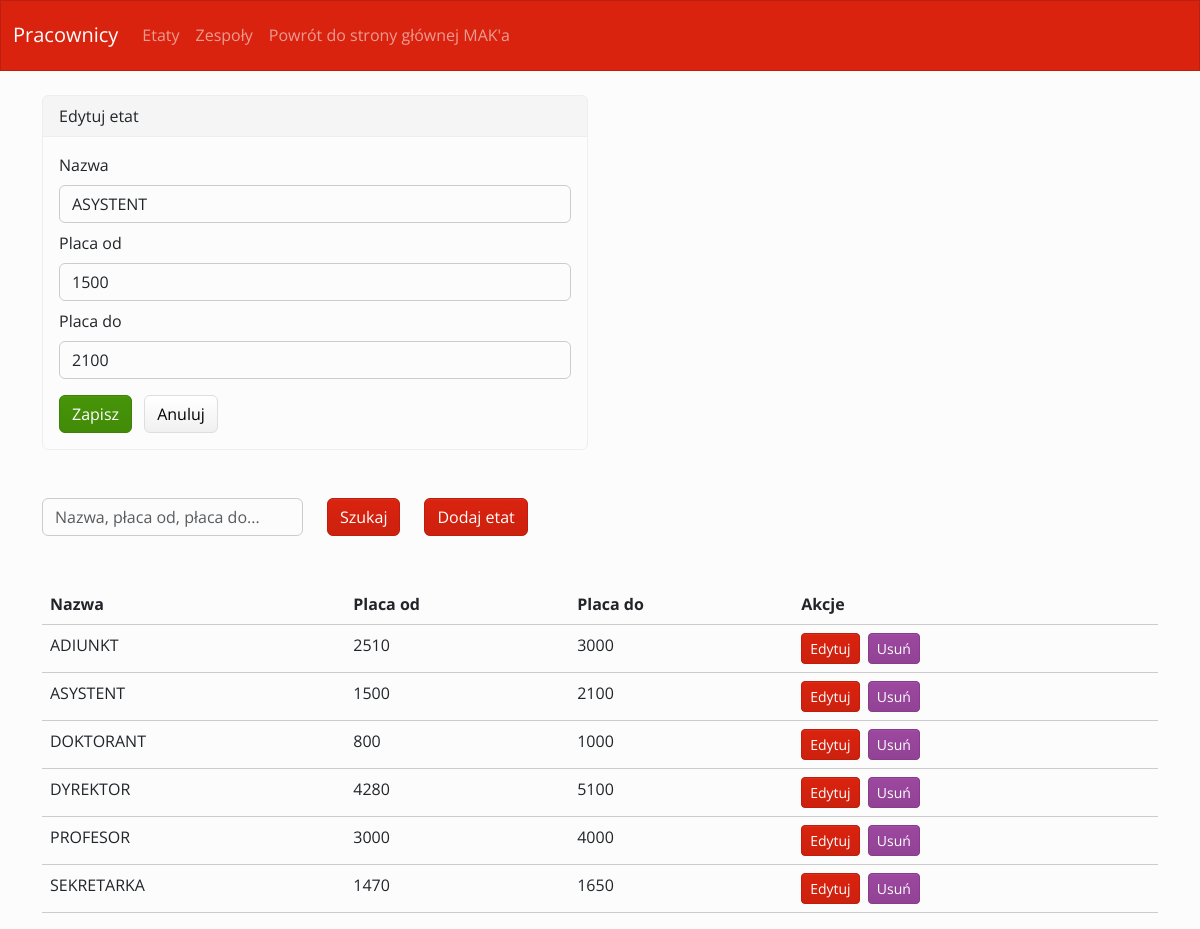
/etaty.php?edit=ASYSTENT, run on the app's committed database.
### tables this page shows
CREATE TABLE IF NOT EXISTS `etaty` (
  `NAZWA` varchar(15) NOT NULL,
  `PLACA_OD` float DEFAULT NULL,
  `PLACA_DO` float DEFAULT NULL,
  PRIMARY KEY (`NAZWA`)
);

### etaty.php (the view, shortened to what this page needs)
<?php
require_once 'database.php';
require_once 'functions.php';
$edit_row = null;
if (isset($_GET['edit'])) {
    $e = $pdo->prepare("SELECT * FROM etaty WHERE NAZWA = :nazwa");
    $e->execute([':nazwa' => $_GET['edit']]);
    $edit_row = $e->fetch(PDO::FETCH_ASSOC);
}
?>
<!doctype html>
<html lang="en">
<head>
    <link href="bootstrap/css/bootstrap.min.css" rel="stylesheet">
</head>
<body>
    <?php
    if(isset($_POST['submit']) && $_POST['search']!=''){
        $stmt = $pdo->prepare("SELECT * FROM etaty WHERE NAZWA LIKE :nazwa OR PLACA_OD LIKE :placa_od OR PLACA_DO LIKE :placa_do");
        $stmt -> bindValue(':nazwa', '%'.$_POST['search'].'%', PDO::PARAM_STR);
        $stmt -> bindValue(':placa_od', '%'.$_POST['search'].'%', PDO::PARAM_STR);
        $stmt -> bindValue(':placa_do', '%'.$_POST['search'].'%', PDO::PARAM_STR);
        $stmt->execute();
    }
    else{
        $stmt = $pdo->query('SELECT * FROM etaty');
    }
    ?>
    <div class="container">
        <?php if ($edit_row): ?>
        <div class="row my-4">
            <div class="col-md-6">
                <div class="card">
                    <div class="card-header">Edytuj etat</div>
                    <div class="card-body">
                        <form method="post" action="">
                            <div class="mb-2"><label class="form-label">Nazwa</label><input type="text" class="form-control" name="nazwa" value="<?= htmlspecialchars($edit_row['NAZWA']) ?>"></div>
                            <div class="mb-2"><label class="form-label">Placa od</label><input type="number" step="0.01" class="form-control" name="placa_od" value="<?= htmlspecialchars($edit_row['PLACA_OD']) ?>"></div>
                            <div class="mb-2"><label class="form-label">Placa do</label><input type="number" step="0.01" class="form-control" name="placa_do" value="<?= htmlspecialchars($edit_row['PLACA_DO']) ?>"></div>
                            <button type="submit" name="edit_submit" class="btn btn-success mt-2">Zapisz</button>
                            <a href="etaty.php" class="btn btn-secondary mt-2 ms-2">Anuluj</a>
                        </form>
                    </div>
                </div>
            </div>
        </div>
        <?php endif; ?>
        <form action="" method="post">
        <div class="row my-5">
            <div class="col-md-3">
                <input type="text" class="form-control" name="search" placeholder="Nazwa, płaca od, płaca do...">
            </div>
            <div class="col-auto">
                <input type="submit" class="btn btn-primary" name="submit" value="Szukaj">
            </div>
            <div class="col-auto">
                <a href="dodaj_etat.php" class="btn btn-primary">Dodaj etat</a>
            </div>
        </div>
        </form>
        <div class="row">
            <div class="col-12">
                <table class="table">
                    <thead>
                    <tr>
                        <th>Nazwa</th>
                        <th>Placa od</th>
                        <th>Placa do</th>
                        <th>Akcje</th>
                    </tr>
                    </thead>
                    <tbody>
                    <?php
                    foreach ($stmt as $row){
                        echo '<tr>';
                        echo '<td>'.$row['NAZWA'].'</td>';
                        echo '<td>'.$row['PLACA_OD'].'</td>';
                        echo '<td>'.$row['PLACA_DO'].'</td>';
                        echo '<td>
                            <a href="etaty.php?edit='.urlencode($row['NAZWA']).'" class="btn btn-sm btn-primary me-1">Edytuj</a>
                            <a href="etaty.php?delete='.urlencode($row['NAZWA']).'" class="btn btn-sm btn-danger" onclick="return confirm(\'Czy na pewno usunąć? Zastanów się dobrze...\')">Usuń</a>
                        </td>';
                        echo '</tr>';
                    }
                    ?>
                    </tbody>
                </table>
            </div>
        </div>
    </div>
</html>

### data on the page
etaty: nazwa "ASYSTENT", placa_od "1500", placa_do "2100", NAZWA "ASYSTENT", PLACA_OD "1500", PLACA_DO "2100"
etaty: NAZWA "ADIUNKT", PLACA_OD "2510", PLACA_DO "3000"
etaty: NAZWA "DOKTORANT", PLACA_OD "800", PLACA_DO "1000"
etaty: NAZWA "DYREKTOR", PLACA_OD "4280", PLACA_DO "5100"
etaty: NAZWA "PROFESOR", PLACA_OD "3000", PLACA_DO "4000"
etaty: NAZWA "SEKRETARKA", PLACA_OD "1470", PLACA_DO "1650"
